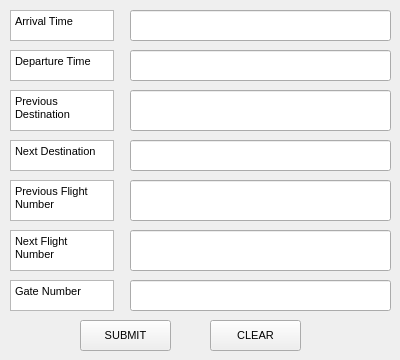
<?xml version="1.0" encoding="UTF-8"?>
<ui version="4.0">
 <class>widget</class>
 <widget class="QWidget" name="widget">
  <property name="geometry">
   <rect>
    <x>0</x>
    <y>0</y>
    <width>400</width>
    <height>360</height>
   </rect>
  </property>
  <property name="windowTitle">
   <string>Reschedule Flight</string>
  </property>
  <widget class="QLineEdit" name="departuretime_input">
   <property name="geometry">
    <rect>
     <x>130</x>
     <y>50</y>
     <width>261</width>
     <height>31</height>
    </rect>
   </property>
   <property name="font">
    <font>
     <pointsize>8</pointsize>
    </font>
   </property>
  </widget>
  <widget class="QLineEdit" name="nextflightnum_input">
   <property name="geometry">
    <rect>
     <x>130</x>
     <y>230</y>
     <width>261</width>
     <height>41</height>
    </rect>
   </property>
   <property name="font">
    <font>
     <pointsize>8</pointsize>
    </font>
   </property>
  </widget>
  <widget class="QPushButton" name="submitbutton">
   <property name="geometry">
    <rect>
     <x>80</x>
     <y>320</y>
     <width>91</width>
     <height>31</height>
    </rect>
   </property>
   <property name="font">
    <font>
     <pointsize>8</pointsize>
    </font>
   </property>
   <property name="text">
    <string>SUBMIT</string>
   </property>
  </widget>
  <widget class="QPlainTextEdit" name="plainTextEdit_6">
   <property name="geometry">
    <rect>
     <x>10</x>
     <y>230</y>
     <width>104</width>
     <height>41</height>
    </rect>
   </property>
   <property name="font">
    <font>
     <pointsize>8</pointsize>
    </font>
   </property>
   <property name="plainText">
    <string>Next Flight Number</string>
   </property>
  </widget>
  <widget class="QPlainTextEdit" name="plainTextEdit_3">
   <property name="geometry">
    <rect>
     <x>10</x>
     <y>90</y>
     <width>104</width>
     <height>41</height>
    </rect>
   </property>
   <property name="font">
    <font>
     <pointsize>8</pointsize>
    </font>
   </property>
   <property name="plainText">
    <string>Previous Destination</string>
   </property>
  </widget>
  <widget class="QPlainTextEdit" name="plainTextEdit_5">
   <property name="geometry">
    <rect>
     <x>10</x>
     <y>180</y>
     <width>104</width>
     <height>41</height>
    </rect>
   </property>
   <property name="font">
    <font>
     <pointsize>8</pointsize>
    </font>
   </property>
   <property name="plainText">
    <string>Previous Flight Number</string>
   </property>
  </widget>
  <widget class="QLineEdit" name="nextdest_input">
   <property name="geometry">
    <rect>
     <x>130</x>
     <y>140</y>
     <width>261</width>
     <height>31</height>
    </rect>
   </property>
   <property name="font">
    <font>
     <pointsize>8</pointsize>
    </font>
   </property>
  </widget>
  <widget class="QLineEdit" name="gatenum_input">
   <property name="geometry">
    <rect>
     <x>130</x>
     <y>280</y>
     <width>261</width>
     <height>31</height>
    </rect>
   </property>
   <property name="font">
    <font>
     <pointsize>8</pointsize>
    </font>
   </property>
  </widget>
  <widget class="QLineEdit" name="prevdest_input">
   <property name="geometry">
    <rect>
     <x>130</x>
     <y>90</y>
     <width>261</width>
     <height>41</height>
    </rect>
   </property>
   <property name="font">
    <font>
     <pointsize>8</pointsize>
    </font>
   </property>
  </widget>
  <widget class="QPlainTextEdit" name="plainTextEdit_2">
   <property name="geometry">
    <rect>
     <x>10</x>
     <y>50</y>
     <width>104</width>
     <height>31</height>
    </rect>
   </property>
   <property name="font">
    <font>
     <pointsize>8</pointsize>
    </font>
   </property>
   <property name="plainText">
    <string>Departure Time</string>
   </property>
  </widget>
  <widget class="QLineEdit" name="prevflightnum_input">
   <property name="geometry">
    <rect>
     <x>130</x>
     <y>180</y>
     <width>261</width>
     <height>41</height>
    </rect>
   </property>
   <property name="font">
    <font>
     <pointsize>8</pointsize>
    </font>
   </property>
  </widget>
  <widget class="QPushButton" name="clearbutton">
   <property name="geometry">
    <rect>
     <x>210</x>
     <y>320</y>
     <width>91</width>
     <height>31</height>
    </rect>
   </property>
   <property name="font">
    <font>
     <pointsize>8</pointsize>
    </font>
   </property>
   <property name="text">
    <string>CLEAR</string>
   </property>
  </widget>
  <widget class="QLineEdit" name="arrivaltime_input">
   <property name="geometry">
    <rect>
     <x>130</x>
     <y>10</y>
     <width>261</width>
     <height>31</height>
    </rect>
   </property>
   <property name="font">
    <font>
     <pointsize>8</pointsize>
    </font>
   </property>
  </widget>
  <widget class="QPlainTextEdit" name="arrival_time">
   <property name="geometry">
    <rect>
     <x>10</x>
     <y>10</y>
     <width>104</width>
     <height>31</height>
    </rect>
   </property>
   <property name="font">
    <font>
     <pointsize>8</pointsize>
    </font>
   </property>
   <property name="plainText">
    <string>Arrival Time</string>
   </property>
  </widget>
  <widget class="QPlainTextEdit" name="plainTextEdit_4">
   <property name="geometry">
    <rect>
     <x>10</x>
     <y>140</y>
     <width>104</width>
     <height>31</height>
    </rect>
   </property>
   <property name="font">
    <font>
     <pointsize>8</pointsize>
    </font>
   </property>
   <property name="plainText">
    <string>Next Destination</string>
   </property>
  </widget>
  <widget class="QPlainTextEdit" name="plainTextEdit_7">
   <property name="geometry">
    <rect>
     <x>10</x>
     <y>280</y>
     <width>104</width>
     <height>31</height>
    </rect>
   </property>
   <property name="font">
    <font>
     <pointsize>8</pointsize>
    </font>
   </property>
   <property name="plainText">
    <string>Gate Number</string>
   </property>
  </widget>
 </widget>
 <resources/>
 <connections/>
</ui>
